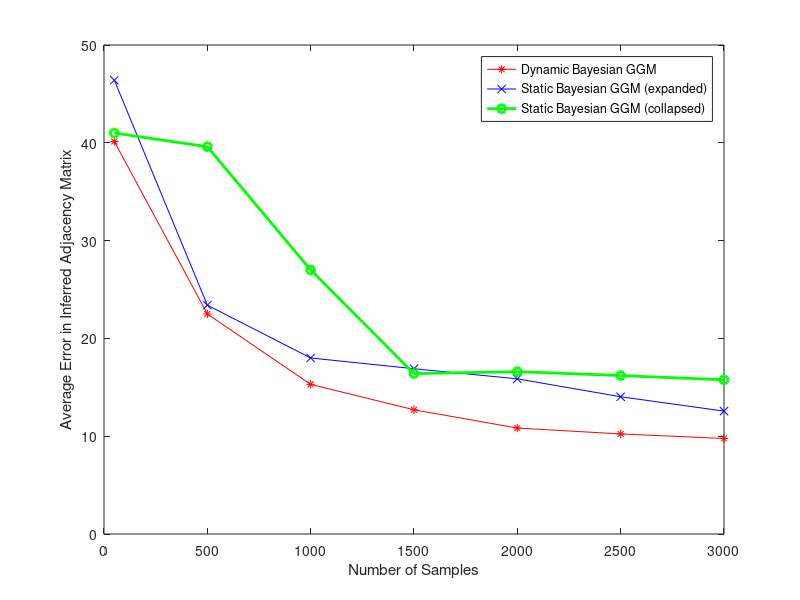

The MATLAB source for this figure:
function exp03_plotResults()

%% attempt
%tvErr = [230,121,110,98,78,65,58];
%staticErr = [239,118,140,114,94,116,89];
%staticColErr = [282,192,306,300,306,132,306];
%aveTvErr = tvErr / 10;
%aveStaticErr = staticErr / 10;
%aveStaticColErr = staticColErr / 10;
%samples = [50,500:500:3000];

% 2nd attempt (using averages)
tvErr = [240.8000  135.0000   91.8000   76.2000   65.0000   61.4000   58.6000];
staticErr = [278.4000  140.4000  108.0000  101.4000  95.2000   84.2000  75.4000];
staticColErr = [246.0000  237.6000  162.0000   98.4000  99.6000  97.2000  94.6000];
aveTvErr = tvErr / 6;
aveStaticErr = staticErr / 6;
aveStaticColErr = staticColErr / 6;
samples = [50,500:500:3000];

plot(samples,aveTvErr,'r-*',samples,aveStaticErr,'b-x',samples,aveStaticColErr,'g-o','LineWidth',2);
legend('Dynamic Bayesian GGM', 'Static Bayesian GGM (expanded)', 'Static Bayesian GGM (collapsed)');
ylabel('Average Error in Inferred Adjacency Matrix');
xlabel('Number of Samples');
